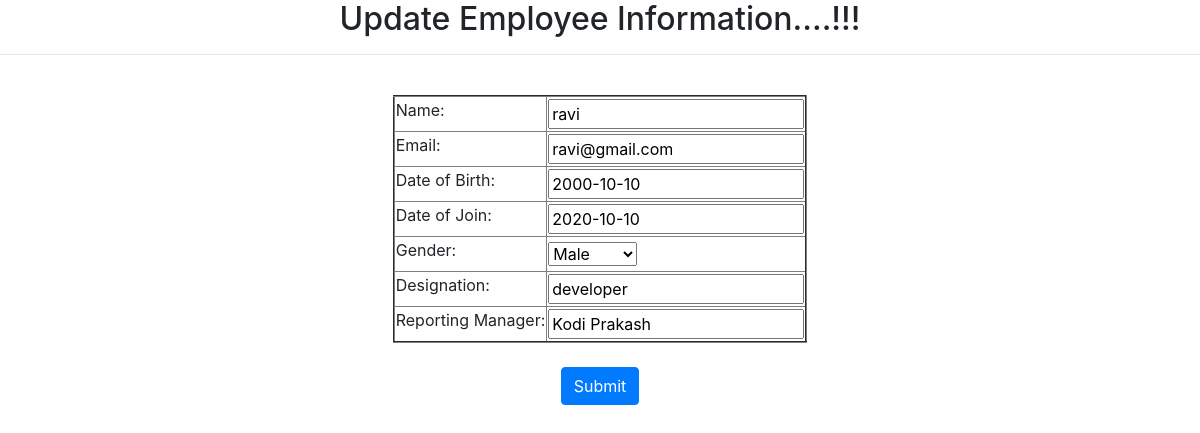
/app/update/2, run on the app's committed database.
### app/models.py (models this page shows, shortened)
class Employee(models.Model):
    CHOICE=(('male','Male'), ('female',' Female'),('other','Others'))
    name=models.CharField(max_length=30)
    email=models.EmailField()
    date_of_birth=models.DateField()
    date_of_join=models.DateField()
    gender=models.CharField(max_length=20, choices=CHOICE )
    designation=models.CharField(max_length=30)
    reporting_manager=models.CharField(max_length=30)

### app/views.py (the view)
# urls.py: path("update/<int:id>", views.update_view , name='update'),
def update_view(request, id):
    context ={}
    emp = get_object_or_404(Employee, id = id)
    form = EmployeeForm(request.POST or None, instance = emp)
    if form.is_valid():
        form.save()
        return HttpResponseRedirect("/app/get_emp_data")
    context["form"] = form
    return render(request, "app/update_view.html", context)

### app/forms.py
class EmployeeForm(forms.ModelForm):
	name=forms.CharField(widget=forms.TextInput(attrs={'placeholder':'Enter Your Name'}))
	email=forms.EmailField(widget=forms.EmailInput(attrs={'placeholder':'Enter Your Email'}))
	date_of_birth=forms.DateField(widget=forms.DateInput(attrs={'placeholder':'YYYY-MM-DD'}))
	date_of_join=forms.DateField(widget=forms.DateInput(attrs={'placeholder':'YYYY-MM-DD'}))
	designation=forms.CharField(widget=forms.TextInput(attrs={'placeholder':'Enter Your Designation'}))
	reporting_manager=forms.CharField(widget=forms.TextInput(attrs={'placeholder':'Enter Reporting Manager Name'}))
	class Meta:
		model = Employee
		fields = "__all__"

### templates/app/update_view.html (shortened to what this page needs)
{% extends 'app/base.html' %}
{% block body_block %}
    <h2 align="center">Update Employee Information....!!!</h2>
    <hr>
    <div class="i-am-centered" align="center">
        <form method="POST">
            <div class="form-group">
                    <table  border="2">
                    <tr>
                        <td> <label >Name:</label></td>
                        <td>{{ form.name }}</td>
                    </tr>
                </div>
                <tr>
                <div class="form-group">
                    <td><label>Email:</label></td>
                    <td>{{ form.email }}</td>
                </div>
                </tr>
            <tr>
            <div class="form-group">
                <td><label>Date of Birth:</label></td>
                <td>{{ form.date_of_birth }}</td>
            </div>
             </tr>
             <tr>
                <div class="form-group">
                    <td><label>Date of Join:</label></td>
                    <td>{{ form.date_of_join }}</td>
                </div>
                 </tr>
             <tr>
                <div class="form-group">
                   <td> <label>Gender:</label></td>
                  <td> {{ form.gender }}</td>
                </div>
                </tr>
                <tr>
                 <div class="form-group">
                    <td><label>Designation:</label></td>
                   <td>{{ form.designation }} </td>
                </div>
                </tr>
                <tr>
                <div class="form-group">
                    <td><label>Reporting Manager:</label></td>
                  <td>  {{ form.reporting_manager }}</td>
                </div>
            </tr>
            <br>
        <br>
        <div class="col-auto">
            <button type="submit" class="btn btn-primary mb-2"> Submit </button>
          </div>
        </form>
    </div>
{% endblock %}

### templates/app/base.html (style rules this page uses)
body { background-image: url("https://images.pexels.com/photos/19670/pexels-photo.jpg?auto=compress&cs=tinysrgb&w=1260&h=750&dpr=1"); background-repeat: no-repeat; background-attachment: fixed; background-size: 100% 100%; }

### data on the page
Employee: name "ravi", email "ravi@gmail.com", date_of_birth "2000-10-10", date_of_join "2020-10-10", gender "Male", designation "developer", reporting_manager "Kodi Prakash"
